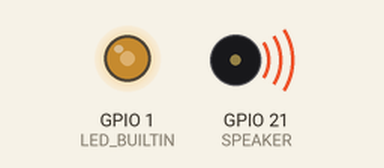
A program run on a simulated ESP32. Parts: output pins drawn as LEDs (lit = HIGH), buzzer (waves = sounding). What the program prints to the serial monitor is not drawn.

Above: at 0.05 s.
At 4.2 s:
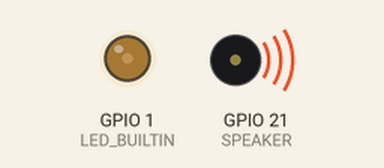
At 7.95 s:
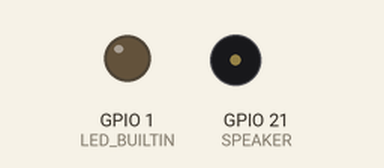
Timing chart, 0 to 9.2 s (numbered marks = the images above):
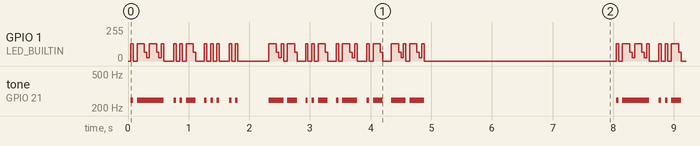

The program:

main.cpp
```cpp
#include <Arduino.h>
#include <string.h>

//PINOUTS
#define LED_BUILTIN 1
#define INPUT_PIN 19
#define SPEAKER 21
#define DELAY_MICROS 2000

//MORSE DURATION
#define UNIT 50
#define DOT UNIT
#define DASH 3 * UNIT //DASH traje kao tri tockice
#define LETTER_SPACE 3 * UNIT
#define WORD_SPACE 7 * UNIT

#define SPACE_INDEX 36 // index od space znaka u nizu alphabet
#define MASK 128	   // 0b10000000

unsigned char alphabet[] = {
	0b00000101, // A
	0b00011000, // B
	0b00011010, // C
	0b00001100, // D
	0b00000010, // E
	0b00010010, // F
	0b00001110, // G
	0b00010000, // H
	0b00000100, // I
	0b00010111, // J
	0b00001101, // K
	0b00010100, // L
	0b00000111, // M
	0b00000110, // N
	0b00001111, // O
	0b00010110, // P
	0b00011101, // Q
	0b00001010, // R
	0b00001000, // S
	0b00000011, // T
	0b00001001, // U
	0b00010001, // V
	0b00001011, // W
	0b00011001, // X
	0b00011011, // Y
	0b00011100, // Z
	0b00111111, // 0
	0b00101111, // 1
	0b00100111, // 2
	0b00100011, // 3
	0b00100001, // 4
	0b00100000, // 5
	0b00110000, // 6
	0b00111000, // 7
	0b00111100, // 8
	0b00111110, // 9
	0			// space
};

void Beep(unsigned long duration);
void PrintMorse(char *input_ptr, int length);
bool EncodeString(char *input_ptr, int length);

void setup()
{
	Serial.begin(115200);
	pinMode(LED_BUILTIN, OUTPUT);
	pinMode(SPEAKER, OUTPUT);
	pinMode(INPUT_PIN, INPUT_PULLUP);
}

void loop()
{
	char tekst[] = "Pusi kurac";
	int len = strlen(tekst);
	bool res = EncodeString(tekst, len);
	if (res)
		PrintMorse(tekst, len);
	Serial.print("\n");
	delay(3000);
}

//Beeps for given duration
void Beep(unsigned long duration)
{
	unsigned long start = millis();
	while (true)
	{
		digitalWrite(LED_BUILTIN, HIGH);
		digitalWrite(SPEAKER, HIGH);
		delayMicroseconds(DELAY_MICROS);
		digitalWrite(LED_BUILTIN, LOW);
		digitalWrite(SPEAKER, LOW);
		delayMicroseconds(DELAY_MICROS);
		if (millis() - start >= duration)
			return;
	}
}

void PrintMorse(char *input_ptr, int length)
{
	for (int i = 0; i < length; i++)
	{
		unsigned char c = alphabet[input_ptr[i]];
		//gleda da li je vrednost 0 tj. da li je vrednost space
		if (!c)
		{
			delay(WORD_SPACE);
			Serial.print("   ");
			continue;
		}
		else
		{
			bool started = false;
			for (int j = 0; j < 8; j++)
			{
				if ((c << j) & MASK)
					if (started)
					{
						Beep(DASH);
						if (j != 7)
							delay(UNIT);
						Serial.print("-");
					}
					else
						started = true;
				else if (started)
				{
					Beep(DOT);
					if (j != 7)
						delay(UNIT);
					Serial.print(".");
				}
			}
		}
		delay(LETTER_SPACE);
		Serial.print(" ");
	}
}

bool EncodeString(char *input_ptr, int length)
{
	for (int i = 0; i < length; i++)
	{
		if (isalpha(input_ptr[i]))
			input_ptr[i] = toupper(input_ptr[i]) - 'A';
		else if (isdigit(input_ptr[i]))
			input_ptr[i] = input_ptr[i] - 22; //22 je offset za poziciju u nizu "alphabet"
		else if (input_ptr[i] == ' ')
			input_ptr[i] = SPACE_INDEX;
		else
			return false;
	}
	return true;
}
```

Measured:
- by itself, GPIO 1 (LED_BUILTIN): moves between 0/255 and 128/255, repeating every 8.0 s
- by itself, tone on GPIO 21 (SPEAKER): plays 247 Hz for 0.04 s, 247 Hz for 0.44 s, 247 Hz for 0.04 s, 247 Hz for 0.04 s, 247 Hz for 0.16 s, 247 Hz for 0.04 s … (346 notes in this stretch)
